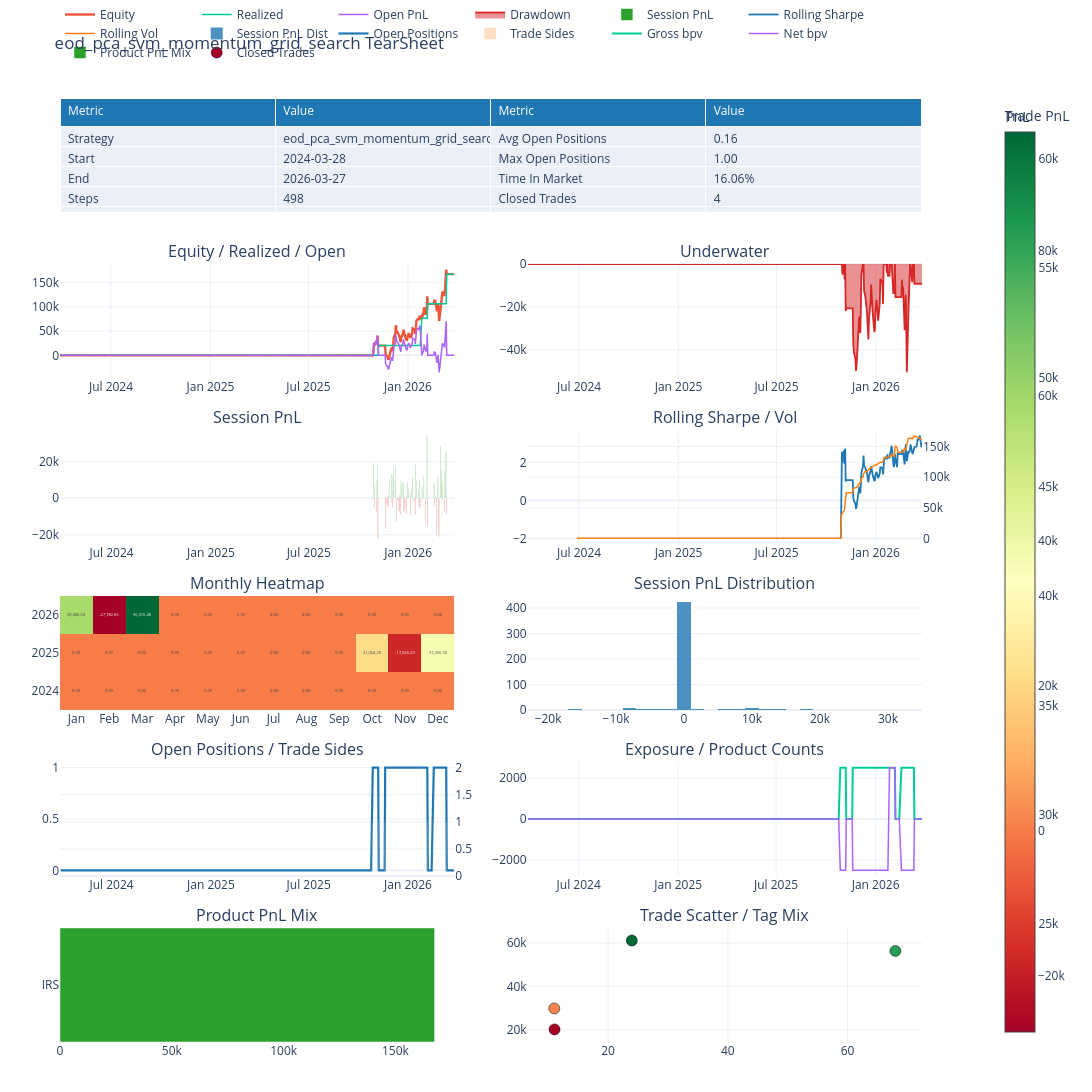

The code cell stored with this chart in its notebook:
### Code cell
from BT.query_tearsheet import QueryBacktestTearSheet
tearsheet = QueryBacktestTearSheet.from_backtest(query_backtest.backtest)
# mpl_fig = tearsheet.plot_matplotlib()
plotly_fig = tearsheet.plot_plotly(width=1400)
plotly_fig.show()

### Figure 1 — Plotly figure (JSON) as saved in the notebook; plotly's stock layout.template omitted (floating-point values rounded to 4 significant figures; data arrays with more than 128 entries replaced by an {"elided": "..."} marker saying what was removed)
{"data": [{"cells": {"align": "left", "values": [["Strategy", "Start", "End", "Steps", "Sessions", "Total PnL", "Realized PnL", "Open PnL", "Gross Realized", "Fees", "Avg Session PnL", "Best Session", "Worst Session", "Positive Sessions", "Negative Sessions", "Session Vol", "Sharpe", "Sortino", "Max Drawdown", "Current Drawdown", "VaR 95", "CVaR 95", "Entry Count", "Exit Count", "Trade Sides", "Active Trading Sessions", "Avg Entries / Session", "Avg Exits / Session", "Avg Sides / Session", "Avg Entries / Active Session", "Avg Exits / Active Session"], ["eod_pca_svm_momentum_grid_search", "2024-03-28", "2026-03-27", "498", "498", "167,526.57", "167,526.57", "0.00", "167,526.57", "0.00", "336.40", "33,992.05", "-21,889.35", "8.63%", "7.43%", "71,051.85", "1.19", "0.88", "-50,494.40", "-9,215.43", "-3,879.25", "-10,103.18", "4", "4", "8", "7", "0.01", "0.01", "0.02", "0.57", "0.57"], ["Avg Open Positions", "Max Open Positions", "Time In Market", "Closed Trades", "Winning Trades", "Losing Trades", "Flat Trades", "Open Trades", "Trade Hit Rate", "Profit Factor", "Payoff Ratio", "Gross Profit", "Gross Loss", "Expectancy", "Avg Trade PnL", "Median Trade PnL", "Avg Win", "Median Win", "Avg Loss", "Median Loss", "Max Win Trade", "Max Loss Trade", "Avg Hold Days", "Median Hold Days", "P90 Hold Days", "Avg Winner Hold", "Avg Loser Hold", "Avg Hold Steps", "Max Win Streak", "Max Loss Streak", "Current Trade Streak"], ["0.16", "1.00", "16.06%", "4", "4", "0", "0", "0", "100.00%", "inf", "inf", "167,526.57", "0.00", "41,881.64", "41,881.64", "43,110.89", "41,881.64", "43,110.89", "0.00", "0.00", "61,233.17", "20,071.61", "28.50", "17.50", "54.79", "28.50", "0.00", "20.00", "4", "0", "Win 4"]]}, "domain": {"x": [0, 0.94], "y": [0.8792, 1]}, "header": {"align": "left", "fill": {"color": "#1f77b4"}, "font": {"color": "white"}, "values": ["Metric", "Value", "Metric", "Value"]}, "type": "table"}, {"line": {"width": 2.4}, "mode": "lines", "name": "Equity", "type": "scatter", "x": {"elided": "498 str values"}, "xaxis": "x", "y": {"elided": "498 float values"}, "yaxis": "y"}, {"line": {"width": 1.5}, "mode": "lines", "name": "Realized", "type": "scatter", "x": {"elided": "498 str values"}, "xaxis": "x", "y": {"elided": "498 float values"}, "yaxis": "y"}, {"line": {"width": 1.5}, "mode": "lines", "name": "Open PnL", "type": "scatter", "x": {"elided": "498 str values"}, "xaxis": "x", "y": {"elided": "498 float values"}, "yaxis": "y"}, {"fill": "tozeroy", "line": {"color": "#d62728", "width": 1.8}, "mode": "lines", "name": "Drawdown", "type": "scatter", "x": {"elided": "498 str values"}, "xaxis": "x2", "y": {"elided": "498 float values"}, "yaxis": "y2"}, {"marker": {"color": {"elided": "498 str values"}}, "name": "Session PnL", "type": "bar", "x": {"elided": "498 str values"}, "xaxis": "x3", "y": {"elided": "498 float values"}, "yaxis": "y3"}, {"line": {"color": "#1f77b4", "width": 1.8}, "mode": "lines", "name": "Rolling Sharpe", "type": "scatter", "x": {"elided": "498 str values"}, "xaxis": "x4", "y": {"elided": "498 float values"}, "yaxis": "y4"}, {"line": {"color": "#ff7f0e", "width": 1.5}, "mode": "lines", "name": "Rolling Vol", "type": "scatter", "x": {"elided": "498 str values"}, "xaxis": "x4", "y": {"elided": "498 float values"}, "yaxis": "y5"}, {"colorbar": {"title": {"text": "PnL"}}, "colorscale": [[0, "rgb(165,0,38)"], [0.1, "rgb(215,48,39)"], [0.2, "rgb(244,109,67)"], [0.3, "rgb(253,174,97)"], [0.4, "rgb(254,224,139)"], [0.5, "rgb(255,255,191)"], [0.6, "rgb(217,239,139)"], [0.7, "rgb(166,217,106)"], [0.8, "rgb(102,189,99)"], [0.9, "rgb(26,152,80)"], [1, "rgb(0,104,55)"]], "text": [["0.00", "0.00", "0.00", "0.00", "0.00", "0.00", "0.00", "0.00", "0.00", "0.00", "0.00", "0.00"], ["0.00", "0.00", "0.00", "0.00", "0.00", "0.00", "0.00", "0.00", "0.00", "21,054.20", "-17,826.29", "37,356.50"], ["58,408.54", "-27,782.86", "96,316.48", "0.00", "0.00", "0.00", "0.00", "0.00", "0.00", "0.00", "0.00", "0.00"]], "texttemplate": "%{text}", "type": "heatmap", "x": ["Jan", "Feb", "Mar", "Apr", "May", "Jun", "Jul", "Aug", "Sep", "Oct", "Nov", "Dec"], "xaxis": "x5", "y": ["2024", "2025", "2026"], "yaxis": "y6", "z": [[0.0, 0.0, 0.0, 0.0, 0.0, 0.0, 0.0, 0.0, 0.0, 0.0, 0.0, 0.0], [0.0, 0.0, 0.0, 0.0, 0.0, 0.0, 0.0, 0.0, 0.0, 21050.0, -17830.0, 37360.0], [58410.0, -27780.0, 96320.0, 0.0, 0.0, 0.0, 0.0, 0.0, 0.0, 0.0, 0.0, 0.0]]}, {"marker": {"color": "#1f77b4"}, "name": "Session PnL Dist", "nbinsx": 30, "opacity": 0.8, "type": "histogram", "x": {"elided": "498 float values"}, "xaxis": "x6", "yaxis": "y7"}, {"line": {"color": "#1f77b4", "width": 2.2}, "mode": "lines", "name": "Open Positions", "type": "scatter", "x": {"elided": "498 str values"}, "xaxis": "x7", "y": {"elided": "498 float values"}, "yaxis": "y8"}, {"marker": {"color": "#ff7f0e"}, "name": "Trade Sides", "opacity": 0.25, "type": "bar", "x": {"elided": "498 str values"}, "xaxis": "x7", "y": {"elided": "498 float values"}, "yaxis": "y9"}, {"line": {"width": 2}, "mode": "lines", "name": "Gross bpv", "type": "scatter", "x": {"elided": "498 str values"}, "xaxis": "x8", "y": {"elided": "498 float values"}, "yaxis": "y10"}, {"line": {"width": 1.5}, "mode": "lines", "name": "Net bpv", "type": "scatter", "x": {"elided": "498 str values"}, "xaxis": "x8", "y": {"elided": "498 float values"}, "yaxis": "y10"}, {"marker": {"color": ["#2ca02c"]}, "name": "Product PnL Mix", "orientation": "h", "type": "bar", "x": [167500.0], "xaxis": "x9", "y": ["IRS"], "yaxis": "y11"}, {"marker": {"color": [20070.0, 56420.0, 29800.0, 61230.0], "colorbar": {"title": {"text": "Trade PnL"}}, "colorscale": [[0, "rgb(165,0,38)"], [0.1, "rgb(215,48,39)"], [0.2, "rgb(244,109,67)"], [0.3, "rgb(253,174,97)"], [0.4, "rgb(254,224,139)"], [0.5, "rgb(255,255,191)"], [0.6, "rgb(217,239,139)"], [0.7, "rgb(166,217,106)"], [0.8, "rgb(102,189,99)"], [0.9, "rgb(26,152,80)"], [1, "rgb(0,104,55)"]], "line": {"color": "black", "width": 0.5}, "showscale": true, "size": 11}, "mode": "markers", "name": "Closed Trades", "text": ["IRS USD-SOFR-1D-Q12STIRT IMM_8xIMM_9 IRSwapStructure.OUTRIGHT", "IRS USD-SOFR-1D-Q12STIRT IMM_8xIMM_9 IRSwapStructure.OUTRIGHT", "IRS USD-SOFR-1D-Q12STIRT IMM_8xIMM_9 IRSwapStructure.OUTRIGHT", "IRS USD-SOFR-1D-Q12STIRT IMM_8xIMM_9 IRSwapStructure.OUTRIGHT"], "type": "scatter", "x": [11.04, 68.0, 11.0, 23.96], "xaxis": "x10", "y": [20070.0, 56420.0, 29800.0, 61230.0], "yaxis": "y12"}], "layout": {"annotations": [{"font": {"size": 16}, "showarrow": false, "text": "Equity / Realized / Open", "x": 0.215, "xanchor": "center", "xref": "paper", "y": 0.8242, "yanchor": "bottom", "yref": "paper"}, {"font": {"size": 16}, "showarrow": false, "text": "Underwater", "x": 0.725, "xanchor": "center", "xref": "paper", "y": 0.8242, "yanchor": "bottom", "yref": "paper"}, {"font": {"size": 16}, "showarrow": false, "text": "Session PnL", "x": 0.215, "xanchor": "center", "xref": "paper", "y": 0.6483, "yanchor": "bottom", "yref": "paper"}, {"font": {"size": 16}, "showarrow": false, "text": "Rolling Sharpe / Vol", "x": 0.725, "xanchor": "center", "xref": "paper", "y": 0.6483, "yanchor": "bottom", "yref": "paper"}, {"font": {"size": 16}, "showarrow": false, "text": "Monthly Heatmap", "x": 0.215, "xanchor": "center", "xref": "paper", "y": 0.4725, "yanchor": "bottom", "yref": "paper"}, {"font": {"size": 16}, "showarrow": false, "text": "Session PnL Distribution", "x": 0.725, "xanchor": "center", "xref": "paper", "y": 0.4725, "yanchor": "bottom", "yref": "paper"}, {"font": {"size": 16}, "showarrow": false, "text": "Open Positions / Trade Sides", "x": 0.215, "xanchor": "center", "xref": "paper", "y": 0.2967, "yanchor": "bottom", "yref": "paper"}, {"font": {"size": 16}, "showarrow": false, "text": "Exposure / Product Counts", "x": 0.725, "xanchor": "center", "xref": "paper", "y": 0.2967, "yanchor": "bottom", "yref": "paper"}, {"font": {"size": 16}, "showarrow": false, "text": "Product PnL Mix", "x": 0.215, "xanchor": "center", "xref": "paper", "y": 0.1208, "yanchor": "bottom", "yref": "paper"}, {"font": {"size": 16}, "showarrow": false, "text": "Trade Scatter / Tag Mix", "x": 0.725, "xanchor": "center", "xref": "paper", "y": 0.1208, "yanchor": "bottom", "yref": "paper"}], "height": 2400, "legend": {"orientation": "h", "x": 0, "xanchor": "left", "y": 1.02, "yanchor": "bottom"}, "margin": {"b": 50, "l": 60, "r": 40, "t": 80}, "title": {"text": "eod_pca_svm_momentum_grid_search TearSheet"}, "width": 1400, "xaxis": {"anchor": "y", "domain": [0, 0.43]}, "xaxis10": {"anchor": "y12", "domain": [0.51, 0.94]}, "xaxis2": {"anchor": "y2", "domain": [0.51, 0.94]}, "xaxis3": {"anchor": "y3", "domain": [0, 0.43]}, "xaxis4": {"anchor": "y4", "domain": [0.51, 0.94]}, "xaxis5": {"anchor": "y6", "domain": [0, 0.43]}, "xaxis6": {"anchor": "y7", "domain": [0.51, 0.94]}, "xaxis7": {"anchor": "y8", "domain": [0, 0.43]}, "xaxis8": {"anchor": "y10", "domain": [0.51, 0.94]}, "xaxis9": {"anchor": "y11", "domain": [0, 0.43]}, "yaxis": {"anchor": "x", "domain": [0.7033, 0.8242]}, "yaxis10": {"anchor": "x8", "domain": [0.1758, 0.2967]}, "yaxis11": {"anchor": "x9", "domain": [0, 0.1208]}, "yaxis12": {"anchor": "x10", "domain": [0, 0.1208]}, "yaxis2": {"anchor": "x2", "domain": [0.7033, 0.8242]}, "yaxis3": {"anchor": "x3", "domain": [0.5275, 0.6483]}, "yaxis4": {"anchor": "x4", "domain": [0.5275, 0.6483]}, "yaxis5": {"anchor": "x4", "overlaying": "y4", "side": "right"}, "yaxis6": {"anchor": "x5", "domain": [0.3517, 0.4725]}, "yaxis7": {"anchor": "x6", "domain": [0.3517, 0.4725]}, "yaxis8": {"anchor": "x7", "domain": [0.1758, 0.2967]}, "yaxis9": {"anchor": "x7", "overlaying": "y8", "side": "right"}}}
